Frame 1 (no input): blank canvas, image omitted
Frame 60 (no input): blank canvas, image omitted
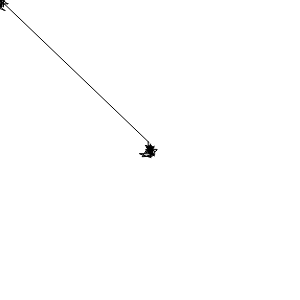
Frame 120 (the mouse pressed at the canvas centre since frame 60)

The p5.js sketch whose frames 1 and 60 were blank and that drew this single picture after the mouse press (run headless with seeded random() and noise() and a simulated clock; from frame 60 on, the mouse is pressed at the canvas centre):

// p5.js sketch
// ── sketch.js
var num = 100;
var xs = [];
var ys = [];

function setup() {
  createCanvas(300,300);
  fill(0);  
}

function draw() {
  background(255);
  //move along array
  for (var i=num-1; i>0; i--) {
    xs[i]=xs[i-1];
    ys[i]=ys[i-1];
  }
  
  //store current location onto array
  xs[0]= mouseX;
  ys[0]= mouseY;
  
  for (var i=num-1; i>0; i--) {
    //slightly alters the x,y values to create a jitter
    xs[i]=xs[i]+random(-1,1);
    ys[i]=ys[i]+random(-1,1);
    line(xs[i], ys[i], xs[i-1], ys[i-1]);
    }
  }
